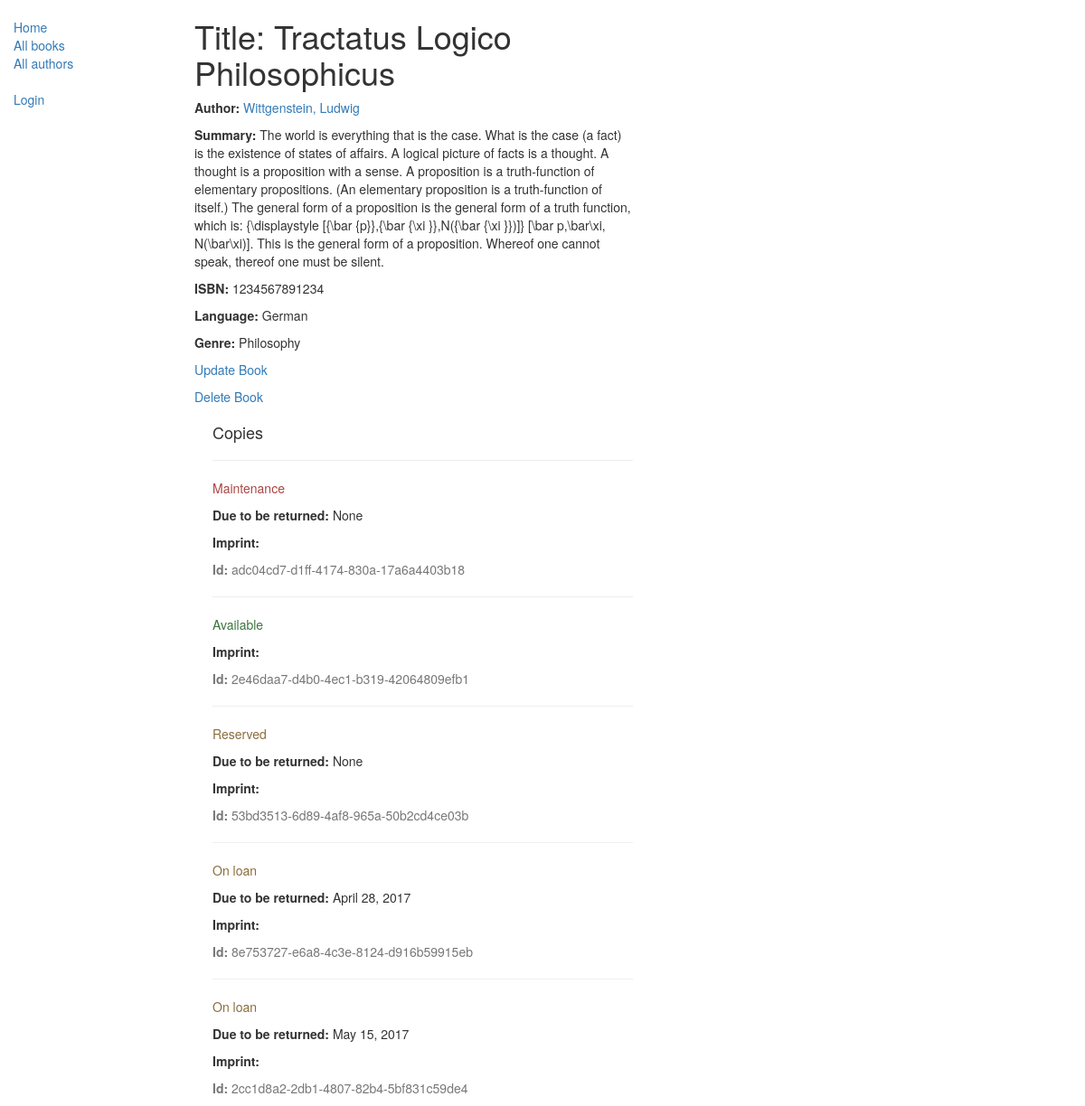
/catalog/book/1, run on the app's committed database.
### catalog/models.py (models this page shows, shortened)
class Book(models.Model):
    title = models.CharField(max_length=200)
    author = models.ForeignKey('Author', on_delete=models.SET_NULL, null=True)
    summary = models.TextField(max_length=1000, help_text="Enter a brief derscription of the book")
    isbn = models.CharField('ISBN', max_length=13, help_text="Select an ISBN for this book")
    genre = models.ManyToManyField(Genre, help_text="Select a genre for this book")
    language = models.ForeignKey('Language', on_delete=models.SET_NULL, null=True)
    def display_genre(self):
        """
        Creates a string for the Genre. This is required to display genre in Admin.
        """
        return ', '.join([ genre.name for genre in self.genre.all()[:3] ])
    display_genre.short_description = "Genre"

class Author(models.Model):
    first_name = models.CharField(max_length=100)
    last_name = models.CharField(max_length=100)
    date_of_birth = models.DateField(null=True, blank=True)
    date_of_death = models.DateField('Died', null=True, blank=True)
    def __str__(self):
        return '%s, %s' % (self.last_name, self.first_name)

class Language(models.Model):
    name = models.CharField(max_length=200, help_text="Enter a the book's natural language (e.g. English, French, Japanese etc.)")
    def __str__(self):
        return self.name

class Genre(models.Model):
    name = models.CharField(max_length=200, help_text="Enter a book genre (e.g. Science Fiction, French Poetry etc.)")
    def __str__(self):
        return self.name

class BookInstance(models.Model):
    id = models.UUIDField(primary_key=True, default=uuid.uuid4, help_text="Unique ID for this particular book across whole library")
    book = models.ForeignKey('Book', on_delete=models.SET_NULL, null=True)
    imprint = models.CharField(max_length=200)
    due_back = models.DateField(null=True, blank=True)
    borrower = models.ForeignKey(User, on_delete=models.SET_NULL, null=True, blank=True)
    LOAN_STATUS = (
        ('d', 'Maintenance'),
        ('o', 'On loan'),
        ('a', 'Available'),
        ('r', 'Reserved'),
    )
    status = models.CharField(max_length=1, choices=LOAN_STATUS, blank=True, default='d', help_text='Book availability')
    class Meta:
        ordering = ["due_back"]
        permissions = (("can_mark_returned", "Set book as returned"),)

### catalog/views.py (the view)
# urls.py: url(r'^book/(?P<pk>\d+)$', views.BookDetailView.as_view(), name='book-detail'),
class BookDetailView(generic.DetailView):
    model = Book

### catalog/templates/catalog/book_detail.html (shortened to what this page needs)
{% extends "base_generic.html" %}
  {% load static %}
{% block content %}
  <div class="content">
    <h1> Title: {{ book.title }}</h1>
    <p><strong>Author:</strong> <a href="">{{ book.author}}</a></p>
    <p><strong>Summary:</strong> {{ book.summary }}</p>
    <p><strong>ISBN:</strong> {{ book.isbn }}</p>
    <p><strong>Language:</strong> {{book.language }}</p>
    <p><strong>Genre:</strong> {% for genre in book.genre.all %} {{ genre }}{% if not forloop.last %}, {% endif %}{% endfor %}</p>
    <p><a href="{% url 'book_update' book.pk %}">Update Book</a></p>
    <p><a href="{% url 'book_delete' book.pk %}">Delete Book</a></p>
    <div style="margin-left:20px;margin-top:20px">
      <h4>Copies</h4>
      {% for copy in book.bookinstance_set.all %}
      <hr>
      <p class="{% if copy.status == 'a' %}text-success{% elif copy.status == 'd' %}text-danger{% else %}text-warning{% endif %}">{{ copy.get_status_display }}</p>
      {% if copy.status != 'a' %}<p><strong>Due to be returned:</strong> {{copy.due_back}}</p>{% endif %}
      <p><strong>Imprint:</strong> {{ copy.import }}</p>
      <p class="text-muted"><strong>Id:</strong> {{copy.id}}</p>
      {% endfor %}
    </div>
  </div>
{% endblock %}

### catalog/static/css/styles.css (style rules this page uses)
.content { width: 50%; }

### data on the page
Book: title "Tractatus Logico Philosophicus", author "Wittgenstein, Ludwig", summary "The world is everything that is the case. What is the case (a fact) is the existence of states of affairs. A logical picture of facts is a thought. A thought is a proposition with a sense. A proposition is a truth-function of elementary propositions. (An elementary proposition is a truth-function of itself.) The general form of a proposition is the general form of a truth function, which is: {\\displaystyle [{\\bar {p}},{\\bar {\\xi }},N({\\bar {\\xi }})]} [\\bar p,\\bar\\xi, N(\\bar\\xi)]. This is the general form of a proposition. Whereof one cannot speak, thereof one must be silent.", isbn "1234567891234", language "German"
Genre: name "Philosophy"
BookInstance: status "Maintenance", due_back "None", id "adc04cd7-d1ff-4174-830a-17a6a4403b18"
BookInstance: status "Available", id "2e46daa7-d4b0-4ec1-b319-42064809efb1"
BookInstance: status "Reserved", due_back "None", id "53bd3513-6d89-4af8-965a-50b2cd4ce03b"
BookInstance: status "On loan", due_back "April 28, 2017", id "8e753727-e6a8-4c3e-8124-d916b59915eb"
BookInstance: status "On loan", due_back "May 15, 2017", id "2cc1d8a2-2db1-4807-82b4-5bf831c59de4"
